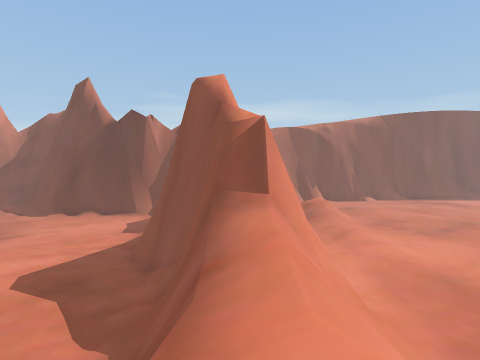
[1] (above)

16 first-person views from a walk through a 3-D level made in the Unity game engine. The camera is 1.5 m above the floor, tilts 2° down and sees 80° across. The floor is counted in squares, 2 m on a side. Each view is taken from the middle of a square. On the plan, view 1 faces up. The plan holds only what a view shows up to about 10 squares ahead; the rest is blank. The place goes on beyond the plan. The player character is not drawn. Some animated figures are left out.

[2]
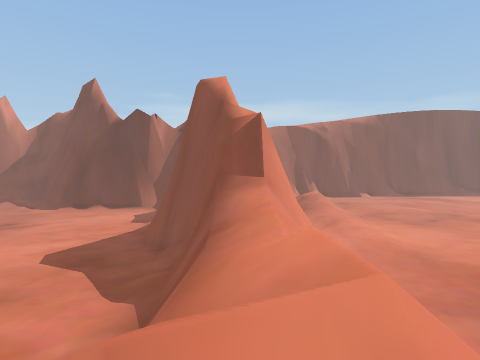

[3]
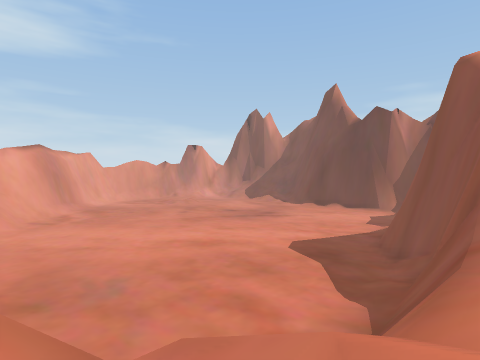

[4]
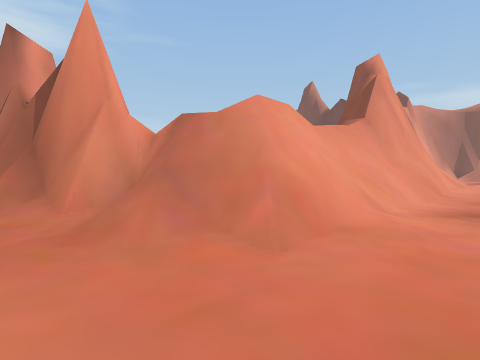

[5]
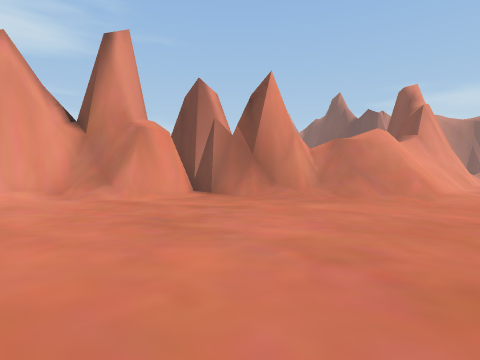

[6]
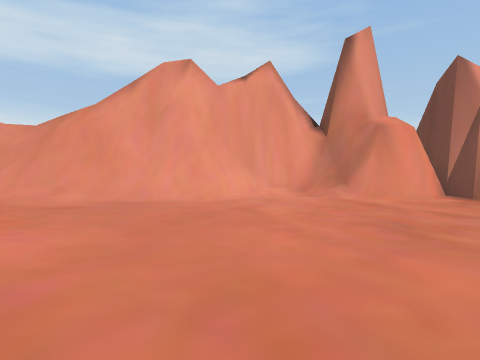

[7]
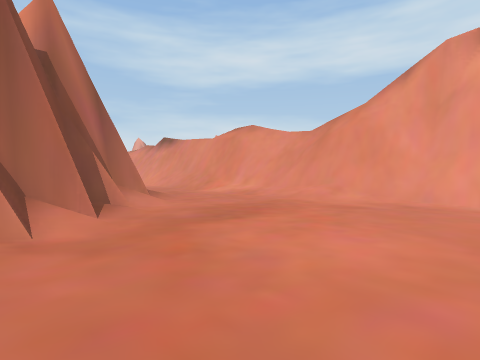

[8]
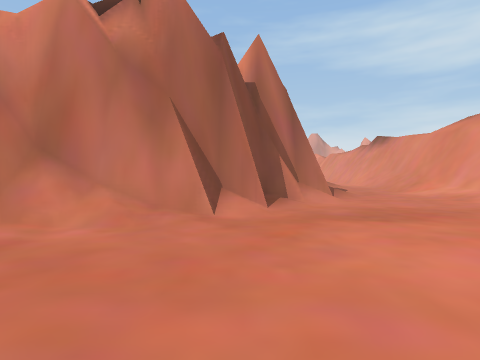

[9]
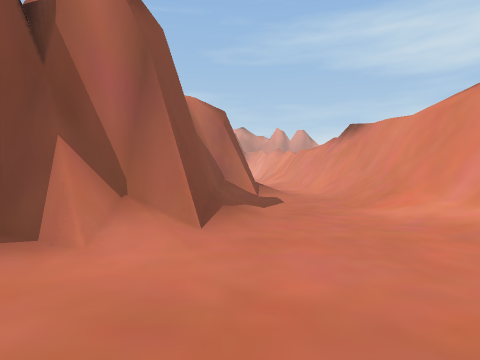

[10]
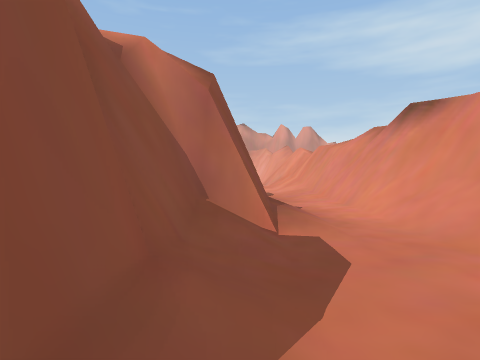

[11]
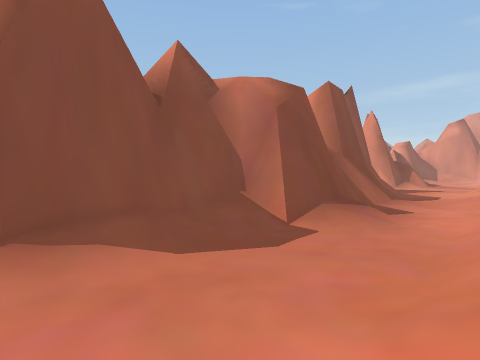

[12]
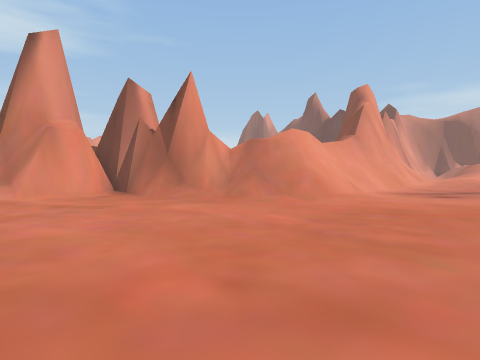

[13]
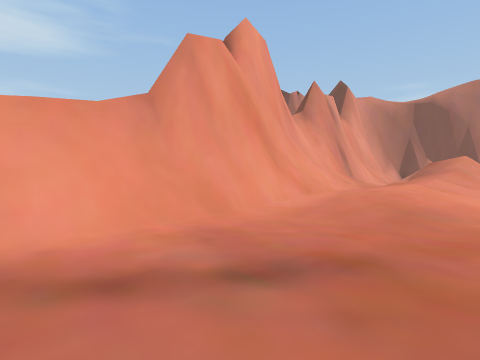

[14]
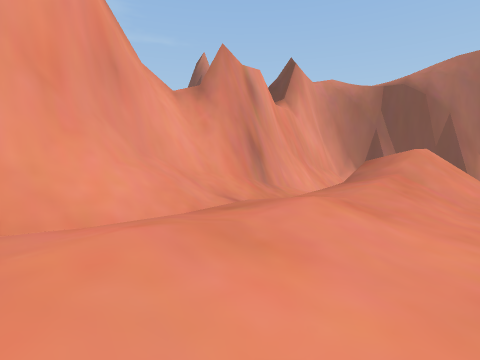

[15]
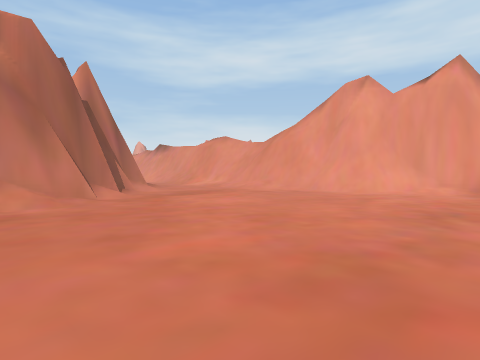

[16]
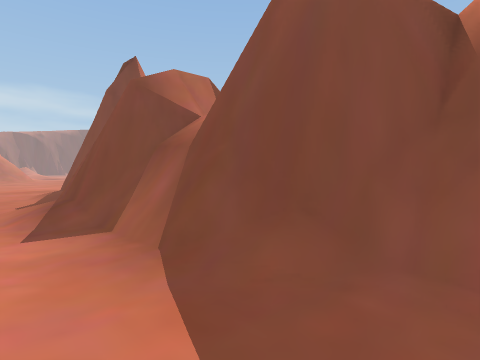

### Floor plan
Key: @ floor where view 1 was taken; # wall or solid block; . floor; / step, stairs or slope; = window, fence, low wall or low ledge; v drop or lower ground.
Columns run from 12 left of view 1 to 6 right of it. Each row starts with its distance up from view 1.
 15             #/  //
 14             #/ ///
 13             #/ ////
 12             #//////
 11             #// ///
 10     ..../   ##/////
  9     .....##  #/////
  8     ...../## ##////
  7      ...../# ##////
  6      ...../####///.
  5     ....../####....
  4    ......./#/#/....
  3   ......../#///....
  2  .........  ///....
  1 ........./  /#/...
  0 ........ ==/@/#/..
 -1          ##v/##/..
 -2          ####=/...
 -3          ###//.....
 -4        ####/.......
 -5        ##..........
 -6       ###..........
 -7       ###..........
 -8       #/...........
 -9       #/...........
-10       ##/..........
-11        #/..........
-12        ##..........
-13        ##/......../
-14         #/......//#
-15         #/...../###
-16         #/..../##
-17         #/.../##
-18         #/../##
-19         #/../#
-20         #/../#
-21         #/../#
-22         #/./##
-23         #/./#
-24         ##./#
-25          #..#
-26          #/.##
-27          #/.##
-28          #/./#
-29           /..#

Where each view was taken, in squares from view 1:
view 1: 0 up, 0 right, facing up
view 2: 1 down, 0 right, facing up
view 3: 1 down, 0 right, facing up-left
view 4: 4 down, 4 right, facing up-left
view 5: 10 down, 4 right, facing up-left
view 6: 10 down, 4 right, facing left
view 7: 11 down, 4 right, facing down-left
view 8: 10 down, 3 right, facing down
view 9: 14 down, 0 right, facing down
view 10: 18 down, 0 right, facing down
view 11: 18 down, 3 left, facing down-right
view 12: 8 down, 6 right, facing up-left
view 13: 2 up, 6 right, facing up-left
view 14: 8 up, 6 right, facing up-left
view 15: 7 down, 6 right, facing down-left
view 16: 29 down, 2 left, facing up-right
